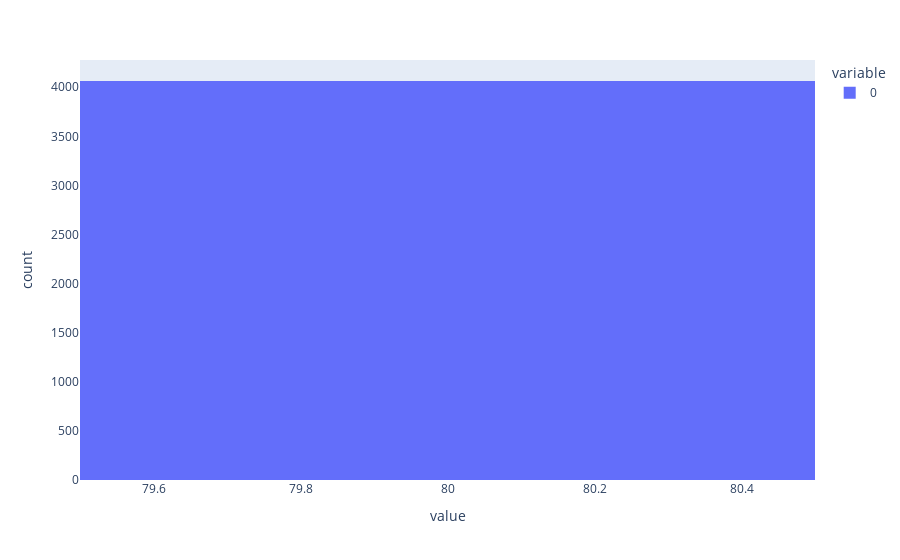

Notebook code for this chart:
### Code cell
sae.eval()  # prevents error if we're expecting a dead neuron mask for who grads

with torch.no_grad():
    # activation store can give us tokens.
    batch_tokens = token_dataset[:32]["tokens"]
    _, cache = model.run_with_cache(batch_tokens, prepend_bos=True)

    print(cache[sae.cfg.hook_name].device, sae.device)

    # Use the SAE
    feature_acts = sae.encode(cache[sae.cfg.hook_name])
    sae_out = sae.decode(feature_acts)

    # save some room
    del cache

    # ignore the bos token, get the number of features that activated in each token, averaged accross batch and position
    l0 = (feature_acts[:, 1:] > 0).float().sum(-1).detach()
    print("average l0", l0.mean().item())
    px.histogram(l0.flatten().cpu().numpy()).show()

### Figure 1 — Plotly figure (JSON) as saved in the notebook; plotly's stock layout.template omitted (floating-point values rounded to 4 significant figures; data arrays with more than 128 entries replaced by an {"elided": "..."} marker saying what was removed)
{"data": [{"alignmentgroup": "True", "bingroup": "x", "hovertemplate": "variable=0<br>value=%{x}<br>count=%{y}<extra></extra>", "legendgroup": "0", "marker": {"color": "#636efa", "pattern": {"shape": ""}}, "name": "0", "offsetgroup": "0", "orientation": "v", "showlegend": true, "type": "histogram", "x": {"elided": "4064 int values"}, "xaxis": "x", "yaxis": "y"}], "layout": {"barmode": "relative", "legend": {"title": {"text": "variable"}, "tracegroupgap": 0}, "margin": {"t": 60}, "xaxis": {"anchor": "y", "domain": [0, 1], "title": {"text": "value"}}, "yaxis": {"anchor": "x", "domain": [0, 1], "title": {"text": "count"}}}}
